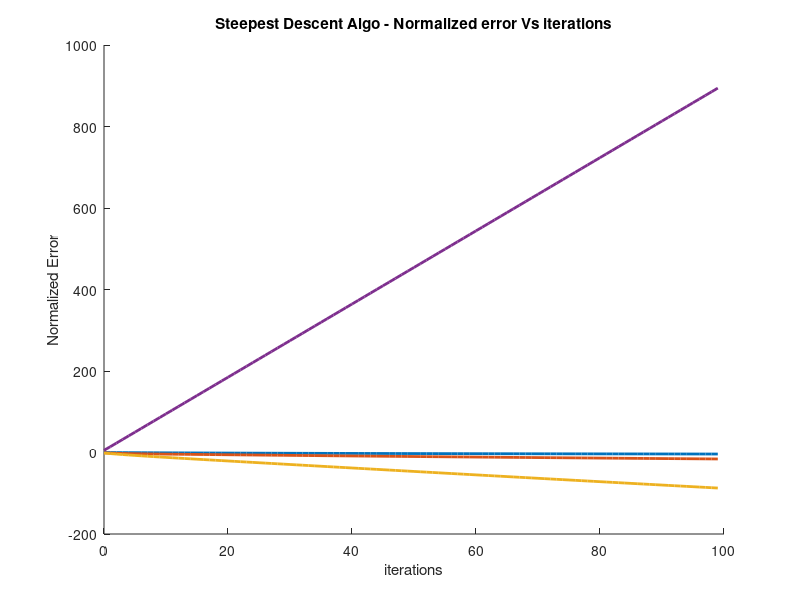

The MATLAB source for this figure: (Note: this script raises an error after producing the figure.)
fs = 48000; %Hz
sample_time = 10; %sec

num_samples = sample_time * fs;

%% Question 2.a
% Generate signal:
alpha = 0.9;
sigma_N = sqrt(0.5);
Nn = randn(num_samples,1)*sigma_N;
Gn = randn(num_samples,1);
a = [1 -alpha];
b = [1];
Z_tilda_n = filter(b,a,Gn);

% Desired Signal
Zn = Z_tilda_n + Nn;

L = 4; % filter length

% calculating R matrix:
r = [(1/(1-alpha^2))+sigma_N^2;
    (alpha/(1-alpha^2));
    (alpha^2/(1-alpha^2));
    (alpha^3/(1-alpha^2))]; % this is the first column of the R matrix.

R = toeplitz(r); 

P = [(alpha/(1-alpha^2)); 
    (alpha^2/(1-alpha^2));
    (alpha^3/(1-alpha^2));
    (alpha^4/(1-alpha^2))];

w_opt = R^-1 * P;
eigen_values = eigs(R)
% The eigen values are important: we need -1 < 1-mu*lambda < 1 where lambda
% is the largest eigenvalue for this algorithm to converge.

%% Question 2.b
% Steepest Descent Algorithm and error calculations: 
figure
hold on

Mu = [0.001 0.01 0.1 0.2];

for mu = Mu
    Wn = [0;0;0;0]; % initial guess
    
    X = []; % for the plot
    Y = [];
    for n = 0:1:99  % 100 iterations of steepest descent
        Wn = Wn + mu * (P - R*Wn);
        CnSquare = norm(Wn - w_opt)^2;
        
        % Plot:
        
        X = [X; n];
        Y = [Y; 10*log10(CnSquare / norm(w_opt)^2)];
    end
    
    plot(X,Y,"LineWidth",2)
    
end

title("Steepest Descent Algo - Normalized error Vs iterations")
xlabel("iterations")
ylabel("Normalized Error")
legend("\mu = " + Mu)
ylim([-100 30])
grid on
hold off
